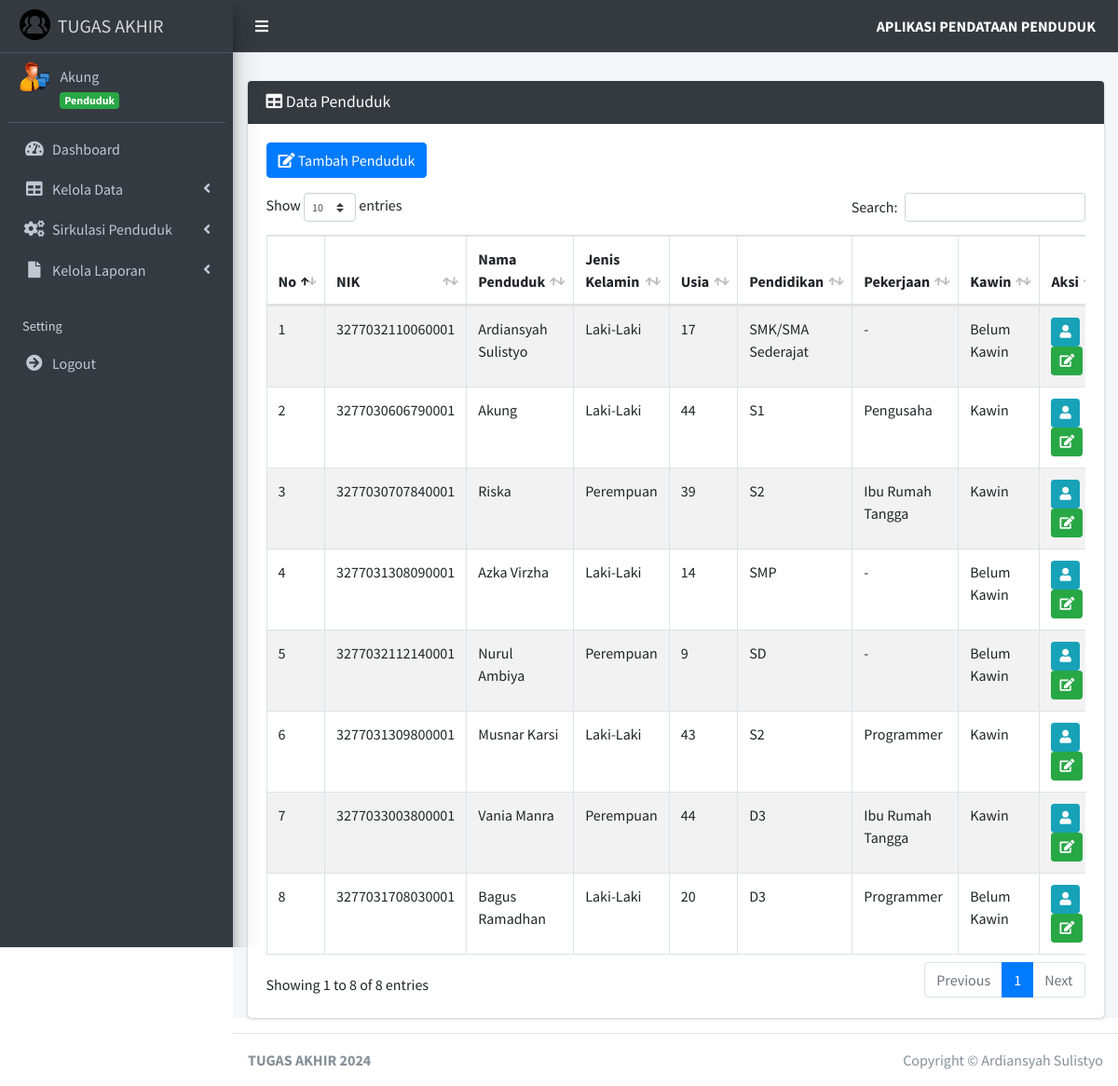
/?page=penduduk (signed in), run on the app's committed database.
### tables this page shows
CREATE TABLE `penduduk` (
  `id_penduduk` int(11) NOT NULL,
  `id_user` int(11) NOT NULL,
  `nik_penduduk` varchar(16) NOT NULL,
  `nama_penduduk` varchar(45) NOT NULL,
  `tempat_lahir_penduduk` varchar(30) NOT NULL,
  `tanggal_lahir_penduduk` date NOT NULL,
  `jenis_kelamin_penduduk` enum('Laki-Laki','Perempuan') NOT NULL,
  `alamat_penduduk` text NOT NULL,
  `desa_kelurahan_penduduk` varchar(30) NOT NULL,
  `kecamatan_penduduk` varchar(30) NOT NULL,
  `kabupaten_kota_penduduk` varchar(30) NOT NULL,
  `provinsi_penduduk` varchar(30) NOT NULL,
  `negara_penduduk` varchar(30) NOT NULL,
  `rt_penduduk` varchar(3) NOT NULL,
  `rw_penduduk` varchar(3) NOT NULL,
  `agama_penduduk` enum('Islam','Kristen','Katolik','Hindu','Buddha','Konghucu') NOT NULL,
  `pendidikan_terakhir_penduduk` varchar(20) NOT NULL,
  `pekerjaan_penduduk` varchar(20) NOT NULL,
  `status_perkawinan_penduduk` enum('Kawin','Tidak Kawin','Belum Kawin','Cerai') NOT NULL,
  `status` enum('Ada','Meninggal','Pindah','Izin Tinggal') NOT NULL,
  `status_keluarga` enum('Sudah Berkeluarga','Belum Berkeluarga','','') NOT NULL
);

### pages/penduduk/index.php (the view)
<?php
$hasil = mysqli_query($koneksi, "SELECT *, TIMESTAMPDIFF(YEAR, `tanggal_lahir_penduduk`, CURDATE()) AS usia_penduduk FROM `penduduk`");
$data_penduduk = [];
while ($row = mysqli_fetch_assoc($hasil)) {
    $data_penduduk[] = $row;
}
?>
<div class="card card-dark">
    <div class="card-header">
        <h3 class="card-title">
            <i class="fa fa-table"></i>
            Data Penduduk
        </h3>
    </div>
    <div class="card-body">
        <div class="table-responsive">
            <div class="mb-3">
                <a href="?page=tambah_penduduk" class="btn btn-primary">
                    <i class="fa fa-edit"></i> Tambah Penduduk
                </a>
            </div>
            <table class="table table-striped table-condensed table-bordered table-hover" id="example1">
                <thead>
                    <tr>
                        <th>No</th>
                        <th>NIK</th>
                        <th>Nama Penduduk</th>
                        <th>Jenis Kelamin</th>
                        <th>Usia</th>
                        <th>Pendidikan</th>
                        <th>Pekerjaan</th>
                        <th>Kawin</th>
                        <th>Aksi</th>
                    </tr>
                </thead>
                <tbody>
                    <?php $nomor = 1; ?>
                    <?php foreach ($data_penduduk as $penduduk) : ?>
                        <tr>
                            <td><?= $nomor++ ?></td>
                            <td><?= $penduduk['nik_penduduk'] ?></td>
                            <td><?= $penduduk['nama_penduduk'] ?></td>
                            <td><?= $penduduk['jenis_kelamin_penduduk'] ?></td>
                            <td><?= $penduduk['usia_penduduk'] ?></td>
                            <td><?= $penduduk['pendidikan_terakhir_penduduk'] ?></td>
                            <td><?= $penduduk['pekerjaan_penduduk'] ?></td>
                            <td><?= $penduduk['status_perkawinan_penduduk'] ?></td>
                            <td>
                                <a href="?page=detail_penduduk&id_penduduk=<?= $penduduk['id_penduduk']; ?>" title="Detail" class="btn btn-info btn-sm">
                                    <i class="fa fa-user"></i>
                                </a>
                                <a href="?page=edit_penduduk&id_penduduk=<?= $penduduk['id_penduduk']; ?>" title="Ubah" class="btn btn-success btn-sm">
                                    <i class="fa fa-edit"></i>
                                </a>
                            </td>
                        </tr>
                    <?php endforeach ?>
                </tbody>
            </table>
        </div>
    </div>
</div>

### index.php (shortened to what this page needs)
<?php
if (!isset($_SESSION["username"])) {
    header("location: login.php");
    exit;
} else {
    $data_nama = isset($_SESSION["nama_user"]) ? $_SESSION["nama_user"] : "";
    $data_level = isset($_SESSION["status_user"]) ? $_SESSION["status_user"] : "";
}
include "config/connection.php";
?>
<!DOCTYPE html>
<html>
<head>
    <link rel="stylesheet" href="assets/plugins/fontawesome-free/css/all.min.css">
    <link rel="stylesheet" href="https://code.ionicframework.com/ionicons/2.0.1/css/ionicons.min.css">
    <link rel="stylesheet" href="assets/plugins/datatables-bs4/css/dataTables.bootstrap4.css">
    <link rel="stylesheet" href="assets/dist/css/adminlte.min.css">
    <link rel="stylesheet" href="assets/plugins/select2/css/select2.min.css">
    <link rel="stylesheet" href="assets/plugins/select2-bootstrap4-theme/select2-bootstrap4.min.css">
</head>
<body class="hold-transition sidebar-mini">
    <div class="wrapper">
        <nav class="main-header navbar navbar-expand navbar-dark">
            <ul class="navbar-nav">
                <li class="nav-item">
                    <a class="nav-link" data-widget="pushmenu" href="#">
                        <i class="fas fa-bars text-white"></i>
                    </a>
                </li>
            </ul>
            <ul class="navbar-nav ml-auto">
                <li class="nav-item d-none d-sm-inline-block">
                    <a href="index.php" class="nav-link">
                        <font color="white">
                            <b>APLIKASI PENDATAAN PENDUDUK</b>
                        </font>
                    </a>
                </li>
            </ul>
        </nav>
        <aside class="main-sidebar sidebar-dark-primary elevation-4">
            <a href="index.php" class="brand-link">
                <img src="assets/dist/img/penduduk.png" alt="Logo Penduduk" class="brand-image">
                <span class="brand-text"> TUGAS AKHIR</span>
            </a>
            <div class="sidebar">
                <div class="user-panel mt-2 pb-2 mb-2 d-flex">
                    <div class="image">
                        <img src="assets/dist/img/admin.ico">
                    </div>
                    <div class="info">
                        <a href="index.php" class="d-block">
                            <?= $data_nama; ?>
                        </a>
                        <span class="badge badge-success">
                            <?= $data_level; ?>
                        </span>
                    </div>
                </div>
                <nav class="mt-2">
                    <ul class="nav nav-pills nav-sidebar flex-column" data-widget="treeview" role="menu" data-accordion="false">
                        <li class="nav-item">
                            <a href="index.php" class="nav-link">
                                <i class="nav-icon fas fa-tachometer-alt"></i>
                                <p>
                                    Dashboard
                                </p>
                            </a>
                        </li>
                        <li class="nav-item has-treeview">
                            <a href="#" class="nav-link">
                                <i class="nav-icon fas fa-table"></i>
                                <p>
                                    Kelola Data
                                    <i class="fas fa-angle-left right"></i>
                                </p>
                            </a>
                        </li>
                        <li class="nav-item has-treeview">
                            <a href="#" class="nav-link">
                                <i class="nav-icon fas fa-cogs"></i>
                                <p>
                                    Sirkulasi Penduduk
                                    <i class="fas fa-angle-left right"></i>
                                </p>
                            </a>
                        </li>
                        <li class="nav-item has-treeview">
                            <a href="#" class="nav-link">
                                <i class="nav-icon fas fa-file"></i>
                                <p>
                                    Kelola Laporan
                                    <i class="fas fa-angle-left right"></i>
                                </p>
                            </a>
                    </li>
                    <li class="nav-header">Setting</li>
                    <li class="nav-item">
                        <a onclick="return confirm('Apakah Anda yakin ingin keluar?')" href="logout.php" class="nav-link">
                            <i class="nav-icon fas fa-arrow-circle-right"></i>
                            <p>
                                Logout
                            </p>
                        </a>
                    </li>
                </nav>
            </div>
        </aside>
        <div class="content-wrapper">
            <section class="content-header">
            </section>
            <section class="content">
                <div class="container-fluid">
                    <?php
                    if (isset($_GET['page'])) {
                        $page = $_GET['page'];
                        switch ($page) {
                            case 'penduduk':
                                include "pages/penduduk/index.php";
                                break;
                        }
                    } else {
                        if ($data_level == "Admin") {
                            include "pages/home/index.php";
                        }
                    }
                    ?>
                </div>
            </section>
        </div>
        <footer class="main-footer">
            <div class="float-right d-none d-sm-block">
                Copyright &copy;
                Ardiansyah Sulistyo
            </div>
            <b>TUGAS AKHIR 2024</b>
        </footer>
    </div>
</body>
</html>

### data on the page
penduduk: nik_penduduk "3277032110060001", nama_penduduk "Ardiansyah Sulistyo", jenis_kelamin_penduduk "Laki-Laki", usia_penduduk "17", pendidikan_terakhir_penduduk "SMK/SMA Sederajat", pekerjaan_penduduk "-", status_perkawinan_penduduk "Belum Kawin"
penduduk: nik_penduduk "3277030606790001", nama_penduduk "Akung", jenis_kelamin_penduduk "Laki-Laki", usia_penduduk "44", pendidikan_terakhir_penduduk "S1", pekerjaan_penduduk "Pengusaha", status_perkawinan_penduduk "Kawin"
penduduk: nik_penduduk "3277030707840001", nama_penduduk "Riska", jenis_kelamin_penduduk "Perempuan", usia_penduduk "39", pendidikan_terakhir_penduduk "S2", pekerjaan_penduduk "Ibu Rumah Tangga", status_perkawinan_penduduk "Kawin"
penduduk: nik_penduduk "3277031308090001", nama_penduduk "Azka Virzha", jenis_kelamin_penduduk "Laki-Laki", usia_penduduk "14", pendidikan_terakhir_penduduk "SMP", pekerjaan_penduduk "-", status_perkawinan_penduduk "Belum Kawin"
penduduk: nik_penduduk "3277032112140001", nama_penduduk "Nurul Ambiya", jenis_kelamin_penduduk "Perempuan", usia_penduduk "9", pendidikan_terakhir_penduduk "SD", pekerjaan_penduduk "-", status_perkawinan_penduduk "Belum Kawin"
penduduk: nik_penduduk "3277031309800001", nama_penduduk "Musnar Karsi", jenis_kelamin_penduduk "Laki-Laki", usia_penduduk "43", pendidikan_terakhir_penduduk "S2", pekerjaan_penduduk "Programmer", status_perkawinan_penduduk "Kawin"
penduduk: nik_penduduk "3277033003800001", nama_penduduk "Vania Manra", jenis_kelamin_penduduk "Perempuan", usia_penduduk "44", pendidikan_terakhir_penduduk "D3", pekerjaan_penduduk "Ibu Rumah Tangga", status_perkawinan_penduduk "Kawin"
penduduk: nik_penduduk "3277031708030001", nama_penduduk "Bagus Ramadhan", jenis_kelamin_penduduk "Laki-Laki", usia_penduduk "20", pendidikan_terakhir_penduduk "D3", pekerjaan_penduduk "Programmer", status_perkawinan_penduduk "Belum Kawin"

### other printed values
$data_nama "Akung"
$data_level "Penduduk"
